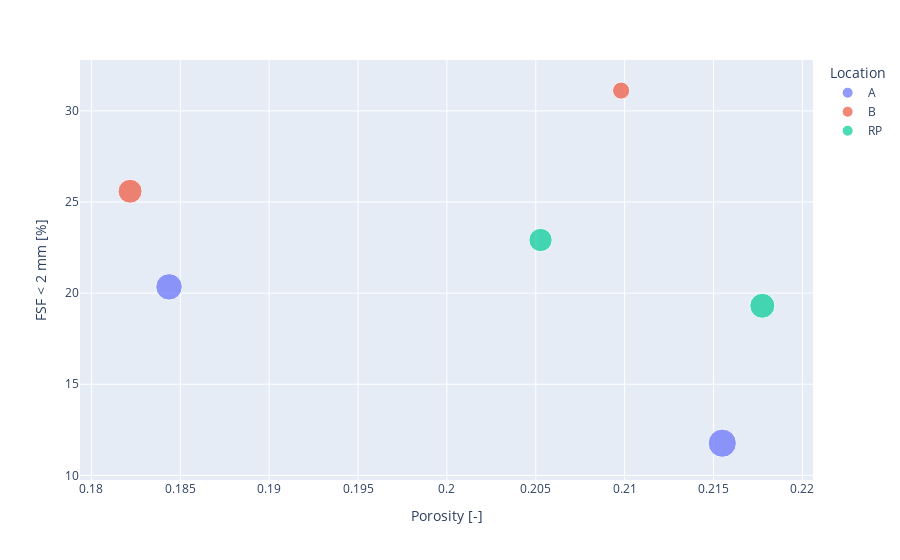

This figure's notebook cell:
### Markdown cell above
## Changes in Freeze Panels

### Code cell
px.scatter(df[df['Sample']=='FP'], x='Wooster et al. (2008) [Porosity]', 
           y='2', color='Location', 
           hover_data=['sample name'], 
           size='Mean Grain Size dm [mm]',
           labels={'Wooster et al. (2008) [Porosity]':'Porosity [-]',
                  '2': 'FSF < 2 mm [%]'})

### Figure 1 — Plotly figure (JSON) as saved in the notebook; plotly's stock layout.template omitted (floating-point values rounded to 4 significant figures)
{"data": [{"customdata": [["FP-A AFTER"], ["FP-A BEFORE"]], "hovertemplate": "Location=A<br>Porosity [-]=%{x}<br>FSF < 2 mm [%]=%{y}<br>Mean Grain Size dm [mm]=%{marker.size}<br>sample name=%{customdata[0]}<extra></extra>", "legendgroup": "A", "marker": {"color": "#636efa", "size": [27.06, 23.79], "sizemode": "area", "sizeref": 0.06764, "symbol": "circle"}, "mode": "markers", "name": "A", "orientation": "v", "showlegend": true, "type": "scatter", "x": [0.2155, 0.1844], "xaxis": "x", "y": [11.76, 20.34], "yaxis": "y"}, {"customdata": [["FP-B AFTER"], ["FP-B BEFORE"]], "hovertemplate": "Location=B<br>Porosity [-]=%{x}<br>FSF < 2 mm [%]=%{y}<br>Mean Grain Size dm [mm]=%{marker.size}<br>sample name=%{customdata[0]}<extra></extra>", "legendgroup": "B", "marker": {"color": "#EF553B", "size": [9.96, 19.5], "sizemode": "area", "sizeref": 0.06764, "symbol": "circle"}, "mode": "markers", "name": "B", "orientation": "v", "showlegend": true, "type": "scatter", "x": [0.2098, 0.1822], "xaxis": "x", "y": [31.11, 25.59], "yaxis": "y"}, {"customdata": [["FP-RP BEFORE"], ["FP-RP AFTER"]], "hovertemplate": "Location=RP<br>Porosity [-]=%{x}<br>FSF < 2 mm [%]=%{y}<br>Mean Grain Size dm [mm]=%{marker.size}<br>sample name=%{customdata[0]}<extra></extra>", "legendgroup": "RP", "marker": {"color": "#00cc96", "size": [18.43, 21.29], "sizemode": "area", "sizeref": 0.06764, "symbol": "circle"}, "mode": "markers", "name": "RP", "orientation": "v", "showlegend": true, "type": "scatter", "x": [0.2053, 0.2177], "xaxis": "x", "y": [22.91, 19.31], "yaxis": "y"}], "layout": {"legend": {"itemsizing": "constant", "title": {"text": "Location"}, "tracegroupgap": 0}, "margin": {"t": 60}, "xaxis": {"anchor": "y", "domain": [0, 1], "title": {"text": "Porosity [-]"}}, "yaxis": {"anchor": "x", "domain": [0, 1], "title": {"text": "FSF < 2 mm [%]"}}}}
